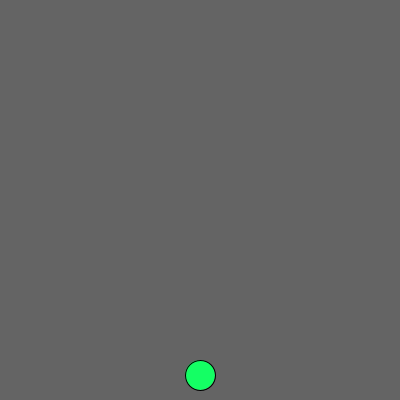
Frame 1 (no input)
Frame 60 (the mouse pressed at the canvas centre just before this capture): identical to frame 1, image omitted
Frame 120 (the mouse held since frame 60 and released just before this capture): identical to frame 1, image omitted

The Processing sketch that drew this single still picture (run headless with seeded random() and noise(); from frame 60 on, the mouse is pressed at the canvas centre):

// Processing sketch: sketch_180430a
// ── sketch_180430a.pde
void setup(){
size(400, 400);
background(100, 100, 100);
}
int frogx = 200;
int frogy = 375;
void draw(){
background(100);
  fill(20, 900, 100);
Boolean check = canvasCheck(frogx, frogy);
ellipse(frogx, frogy, 30, 30);
if(check==false){
frogx = 200;
frogy = 375;
}
if(frogy == 20){
text( "You won", 200 , 200 ); 
  textSize(100); 
}

}
void keyPressed()
{
  if(key == CODED){
      if(keyCode == UP)
      {
     frogy-=15; //Frog Y position goes up
      }
      else if(keyCode == DOWN)
      {
        frogy+=15;//Frog Y position goes down 
      }
      else if(keyCode == RIGHT)
      {
      frogx+=15; //Frog X position goes right
      }
      else if(keyCode == LEFT)
      {
      frogx-=15;  //Frog X position goes left
      }
   }
}
Boolean canvasCheck(int frogx, int frogy){
if (frogx < 0){
return false;
}
else if(frogy < 0){
return false;
}
else if(frogx > 400){
return false;
}
else if(frogy > 400){
return false;
}
else{
return true;
}} 
